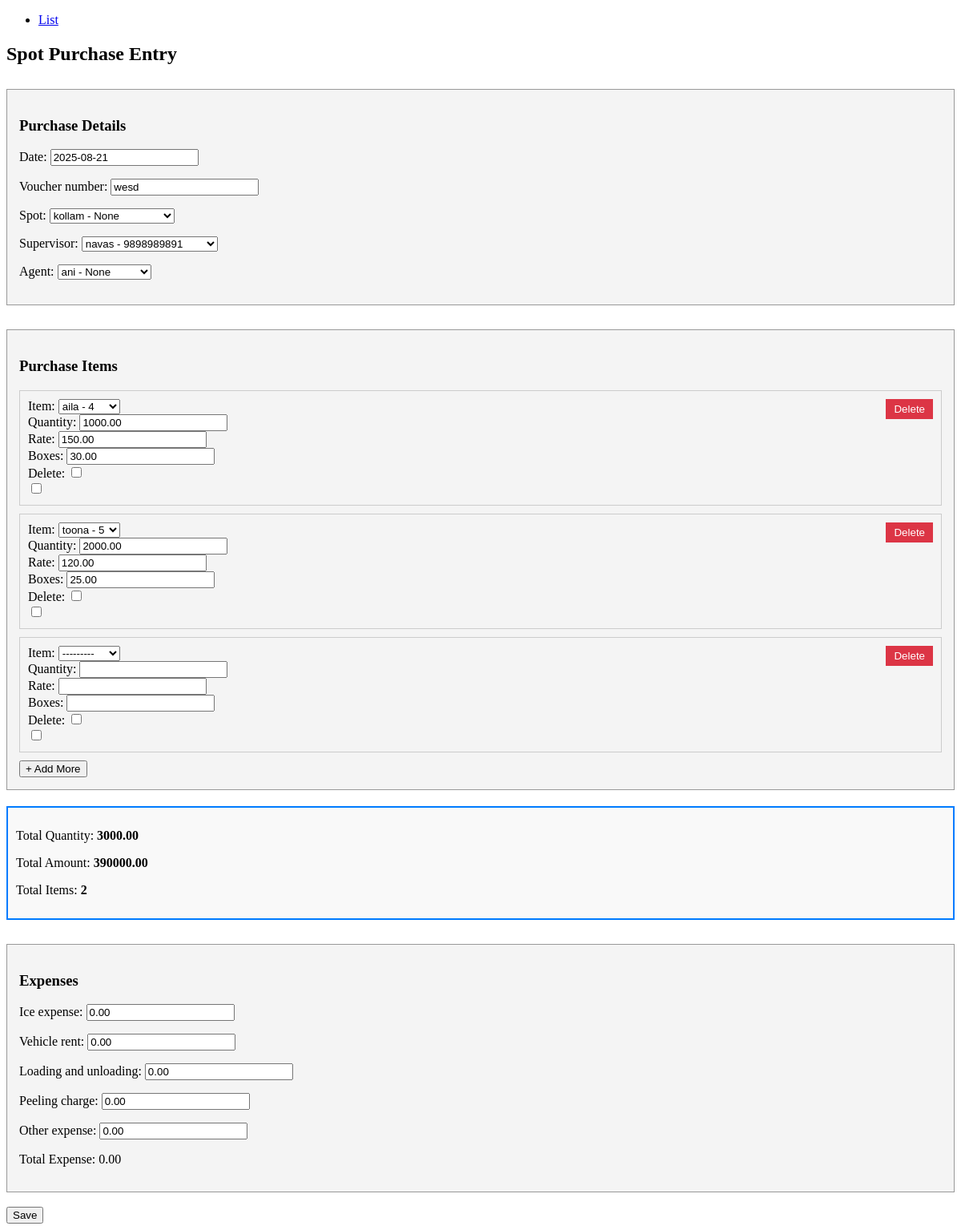
/adminapp/spot-purchase/12/edit/, run on the app's committed database.
### adminapp/models.py (models this page shows, shortened)
class BaseModel(models.Model):
    id = models.CharField(
        primary_key=True,
        max_length=4,
        editable=False,
        unique=True,
        default=generate_short_id
    )
    class Meta:
        abstract = True

class SpotPurchase(BaseModel):
    date = models.DateField()
    voucher_number = models.CharField(max_length=20, unique=True)
    spot = models.ForeignKey('PurchasingSpot', on_delete=models.CASCADE)
    supervisor = models.ForeignKey('PurchasingSupervisor', on_delete=models.CASCADE)
    agent = models.ForeignKey('PurchasingAgent', on_delete=models.CASCADE)
    total_amount = models.DecimalField(max_digits=12, decimal_places=2, default=0)
    total_quantity = models.DecimalField(max_digits=12, decimal_places=2, default=0)
    total_items = models.IntegerField(null=True, blank=True)

class SpotPurchaseExpense(BaseModel):
    purchase = models.OneToOneField(SpotPurchase, on_delete=models.CASCADE, related_name='expense')
    ice_expense = models.DecimalField(max_digits=10, decimal_places=2, default=0)
    vehicle_rent = models.DecimalField(max_digits=10, decimal_places=2, default=0)
    loading_and_unloading = models.DecimalField(max_digits=10, decimal_places=2, default=0)
    peeling_charge = models.DecimalField(max_digits=10, decimal_places=2, default=0)
    other_expense = models.DecimalField(max_digits=10, decimal_places=2, default=0)
    total_expense = models.DecimalField(max_digits=12, decimal_places=2, default=0)

### adminapp/views.py (the view)
# urls.py: path('spot-purchase/<str:pk>/edit/', views.edit_spot_purchase, name='spot_purchase_edit'),
def edit_spot_purchase(request, pk):
    purchase = get_object_or_404(SpotPurchase, pk=pk)
    try:
        expense = purchase.expense
    except SpotPurchaseExpense.DoesNotExist:
        expense = None
    if request.method == 'POST':
        purchase_form = SpotPurchaseForm(request.POST, instance=purchase)
        item_formset = SpotPurchaseItemFormSet(request.POST, instance=purchase)
        expense_form = SpotPurchaseExpenseForm(request.POST, instance=expense)
        if purchase_form.is_valid() and item_formset.is_valid() and expense_form.is_valid():
            purchase = purchase_form.save()
            items = item_formset.save(commit=False)
            for item in items:
                item.purchase = purchase
                item.amount = item.quantity * item.rate  # Auto calculate amount
                item.save()
            item_formset.save_m2m()
            for obj in item_formset.deleted_objects:
                obj.delete()
            expense = expense_form.save(commit=False)
            expense.purchase = purchase
            expense.save()
            purchase.update_totals()
            return redirect('adminapp:spot_purchase_list')
        print("Purchase Form Errors:", purchase_form.errors)
        print("Item Formset Errors:", item_formset.errors)
        print("Expense Form Errors:", expense_form.errors)
    else:
        purchase_form = SpotPurchaseForm(instance=purchase)
        item_formset = SpotPurchaseItemFormSet(instance=purchase)
        expense_form = SpotPurchaseExpenseForm(instance=expense)
    return render(request, 'adminapp/purchases/spot_purchase_edit.html', {
        'purchase_form': purchase_form,
        'item_formset': item_formset,
        'expense_form': expense_form,
    })

### adminapp/forms.py
class SpotPurchaseForm(forms.ModelForm):
    date = forms.DateField(
        widget=forms.TextInput(attrs={
            'class': 'form-control datepicker',
            'placeholder': 'dd/mm/yyyy'
        }),
        input_formats=['%d/%m/%Y'],  # ✅ Accept dd/mm/yyyy
        initial=now
    )
    class Meta:
        model = SpotPurchase
        fields = ['date', 'voucher_number', 'spot', 'supervisor', 'agent']
        widgets = {
            'voucher_number': forms.TextInput(attrs={'class': 'form-control'}),
            'spot': forms.Select(attrs={'class': 'form-control'}),
            'supervisor': forms.Select(attrs={'class': 'form-control'}),
            'agent': forms.Select(attrs={'class': 'form-control'}),
        }

class SpotPurchaseExpenseForm(forms.ModelForm):
    class Meta:
        model = SpotPurchaseExpense
        fields = [
            'ice_expense',
            'vehicle_rent',
            'loading_and_unloading',
            'peeling_charge',
            'other_expense'
        ]
        widgets = {
            'ice_expense': forms.NumberInput(attrs={'class': 'form-control', 'step': '0.01'}),
            'vehicle_rent': forms.NumberInput(attrs={'class': 'form-control', 'step': '0.01'}),
            'loading_and_unloading': forms.NumberInput(attrs={'class': 'form-control', 'step': '0.01'}),
            'peeling_charge': forms.NumberInput(attrs={'class': 'form-control', 'step': '0.01'}),
            'other_expense': forms.NumberInput(attrs={'class': 'form-control', 'step': '0.01'}),
        }

### adminapp/models.py (called while the page is built)
    def __str__(self):
        return f"{self.location_name} - {self.code}"

    def __str__(self):
        return f"{self.name} - {self.mobile}"

    def __str__(self):
        return f"{self.name} - {self.code}"

    def __str__(self):
        return f"{self.name}  - {self.code}"

### adminapp/templates/adminapp/purchases/spot_purchase_edit.html (shortened to what this page needs)
<!DOCTYPE html>
<html>
<head>
</head>
<body>
<nav>
    <ul>
        <li><a href="{% url 'adminapp:spot_purchase_list' %}">List</a></li>
    </ul>
</nav>
<h2>Spot Purchase Entry</h2>
<form method="post">
    <div class="form-section">
        <h3>Purchase Details</h3>
        {{ purchase_form.as_p }}
    </div>
    <div class="form-section">
        <h3>Purchase Items</h3>
        <div id="formset-container">
            {% for form in item_formset %}
                <div class="formset-row">
                    {% for field in form.visible_fields %}
                        <div>
                            {{ field.label_tag }} {{ field }}
                        </div>
                    {% endfor %}
                    {{ form.DELETE }}
                    <button type="button" class="delete-row">Delete</button>
                </div>
            {% endfor %}
        </div>
        <button type="button" id="add-more">+ Add More</button>
    </div>
    <div class="totals-box">
        <p>Total Quantity: <span id="total-quantity">0.00</span></p>
        <p>Total Amount: <span id="total-amount">0.00</span></p>
        <p>Total Items: <span id="total-items">0</span></p>
    </div>
    <div class="form-section">
        <h3>Expenses</h3>
        {{ expense_form.as_p }}
        <p>Total Expense: <span id="total-expense">0.00</span></p>
    </div>
    <br>
    <button type="submit">Save</button>
</form>
</body>
</html>

### adminapp/templates/adminapp/purchases/spot_purchase_edit.html (style rules this page uses)
.formset-row { margin-bottom: 10px; padding: 10px; border: 1px solid #ccc; position: relative; }
.delete-row { background-color: #dc3545; color: white; border: none; padding: 5px 10px; cursor: pointer; position: absolute; top: 10px; right: 10px; }
.totals-box { margin-top: 20px; padding: 10px; border: 2px solid #007bff; background: #f9f9f9; }
.totals-box span { font-weight: bold; }
.form-section { margin-top: 30px; padding: 15px; border: 1px solid #999; background: #f4f4f4; }

### data on the page
SpotPurchase: date "2025-08-21", voucher_number "wesd", spot "kollam - None", supervisor "navas - 9898989891", agent "ani - None"
SpotPurchaseExpense: ice_expense "0.00", vehicle_rent "0.00", loading_and_unloading "0.00", peeling_charge "0.00", other_expense "0.00"

### other printed values
{{ field.label_tag }} "Item:" "Quantity:" "Rate:" "Boxes:" "Delete:" "Item:" "Quantity:" "Rate:" "Boxes:" "Delete:" "Item:" "Quantity:" "Rate:" "Boxes:" "Delete:"
